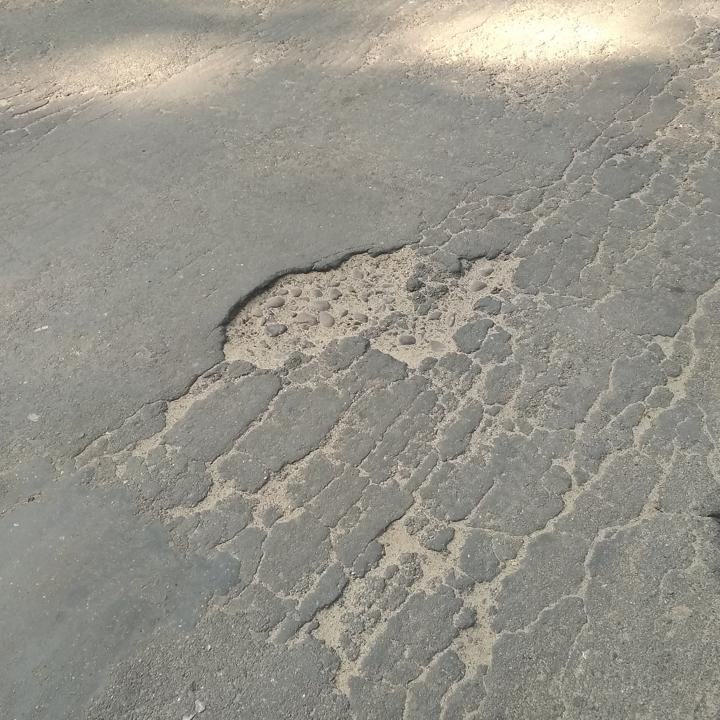
#> input picture Input Images/img-1.jpg, 720 x 720 px
$ python -i features_matching.py   (imports and definitions only)
#> lines starting #> are read from the running program, lines starting #| are printed output that depends on the picture; after the words box and inside, x2 and y2 are one past the last pixel; in counts of white or black regions, pixels touching at a corner belong together
#> further down, picture is the input picture: shape (720, 720, 3); mean B, G, R 137.8, 147.1, 149.4
"""
Module: cv_engine.features_matching
Directly builds upon reference experiments:
 - Exp 3 (2_and_3.py):
     - Harris Corner Detection (cornerness response R = det(M) - k * (trace(M))^2)
     - ORB Keypoint Detection & Compute (oFAST keypoints + rBRIEF descriptors)
 - orb.py:
     - Query vs Scene Feature Matching using BFMatcher with NORM_HAMMING
     - Distance-based match sorting and cv2.drawMatches visualization
"""

import cv2
import numpy as np

def apply_harris_corners(
    img: np.ndarray,
    block_size: int = 2,
    ksize: int = 3,
    k: float = 0.04,
    threshold_ratio: float = 0.01
) -> tuple[np.ndarray, int]:
    """
    Harris Corner Detection.
    Marks detected corner interest points with red overlays on the image.
    Returns (annotated_image, corner_count).
    """
#> called with block_size = 2, ksize = 3, k = 0.04, threshold_ratio = 0.01
    gray = cv2.cvtColor(img, cv2.COLOR_BGR2GRAY) if len(img.shape) == 3 else img
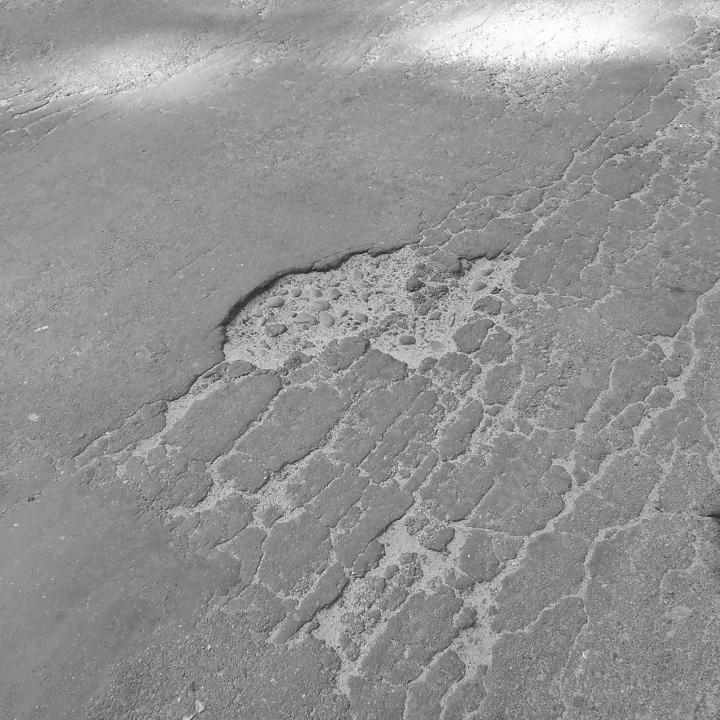
#> gray: shape (720, 720); min 24, max 254, mean 146.7
    color_output = img.copy() if len(img.shape) == 3 else cv2.cvtColor(img, cv2.COLOR_GRAY2BGR)

    ksize = ksize if ksize % 2 == 1 else ksize + 1
    harris_response = cv2.cornerHarris(
        gray,
        blockSize=int(block_size),
        ksize=int(ksize),
        k=float(k)
    )

    # Dilate response for clearer visual marks
    harris_dilated = cv2.dilate(harris_response, None)
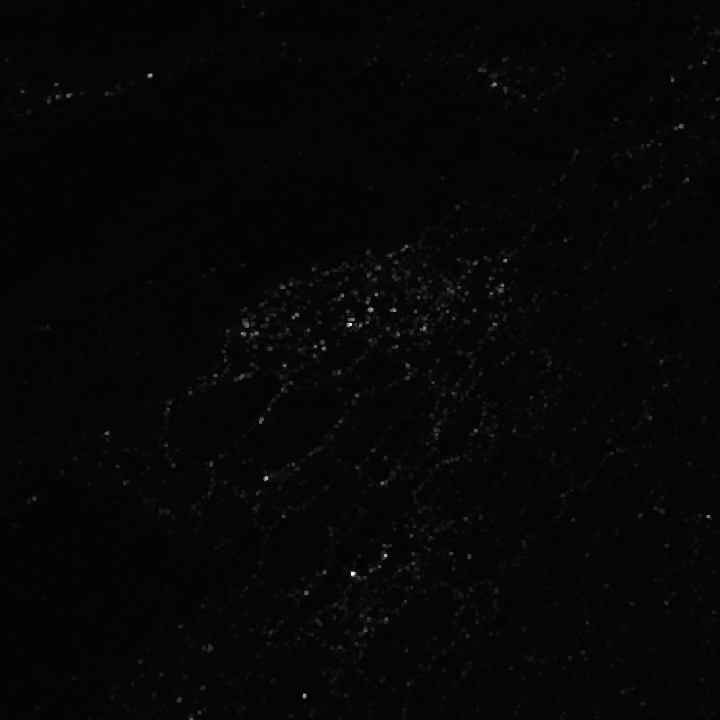
#> harris_dilated: shape (720, 720) float32; min -9.98e-05, max 0.00502, mean 2.94e-05; drawn with min black and max white

    threshold = float(threshold_ratio) * harris_dilated.max()
#> threshold = 5.02e-05
    corner_mask = harris_dilated > threshold
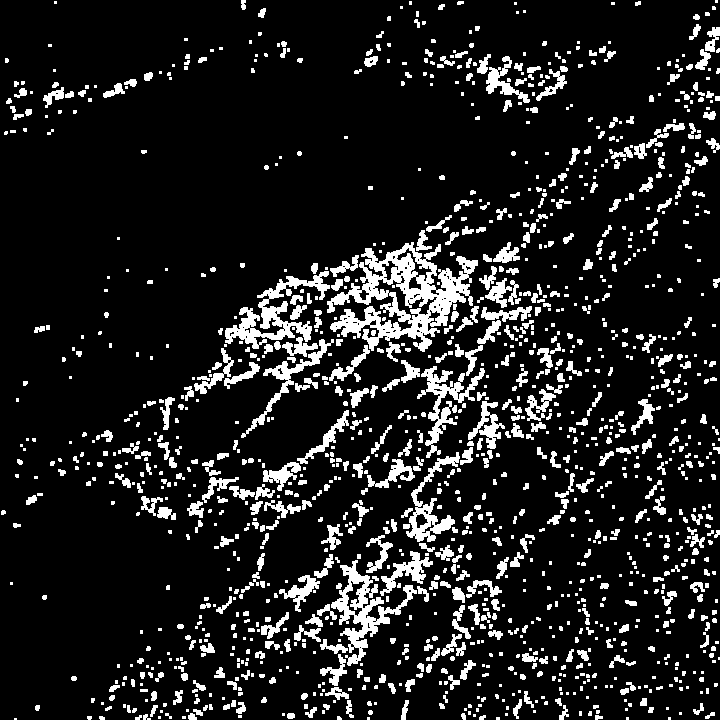
#> corner_mask: shape (720, 720) bool; 12.5% white; 1420 white regions (791 under 20 px), largest, box (x1, y1, x2, y2) and area: (327, 242, 478, 352) 6653, (331, 560, 417, 666) 2436, (225, 271, 330, 349) 2428
    corner_count = int(np.sum(corner_mask))
#> corner_count = 64659

    # Mark corners with glowing red markers
    color_output[corner_mask] = [0, 0, 255]
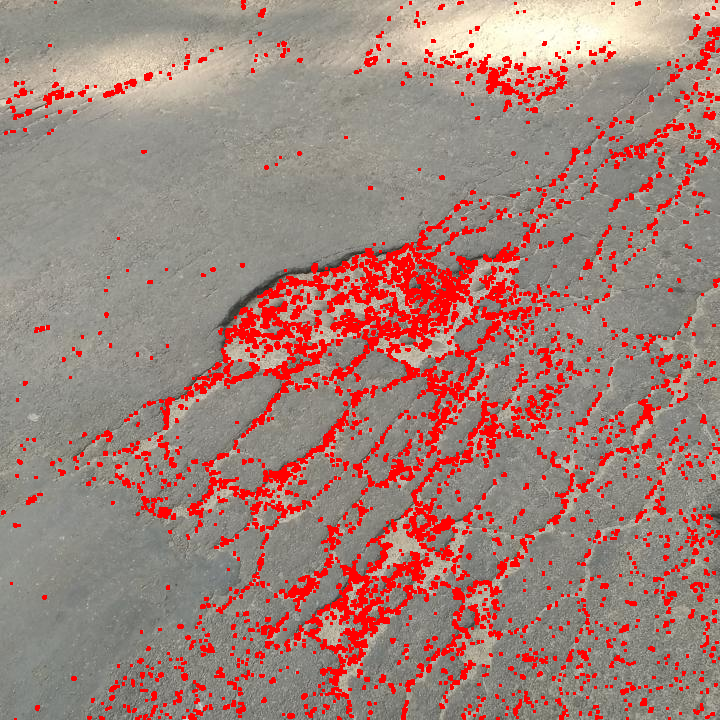
#> color_output: shape (720, 720, 3); 12.47% of pixels changed, all inside (x1, y1, x2, y2) = (1, 0, 720, 720)

    # Also draw small circles on strong corners for visibility
    y_coords, x_coords = np.where(corner_mask)
    # Subsample if too dense
    step = max(1, len(x_coords) // 200)
#> step = 323
    for x, y in zip(x_coords[::step], y_coords[::step]):
        cv2.circle(color_output, (int(x), int(y)), 3, (0, 0, 255), 1)
#> this loop made 201 passes
#> (x, y) on passes 1 to 3: (241, 0), (387, 17), (377, 37)
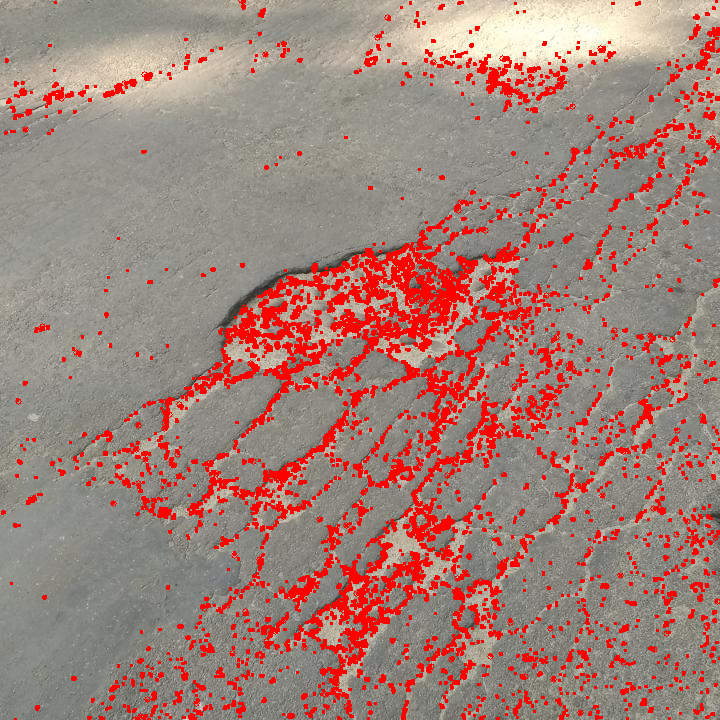
#> color_output: shape (720, 720, 3); 0.28% of pixels changed, all inside (x1, y1, x2, y2) = (15, 0, 720, 720)

    return color_output, corner_count

# [76 lines left out: functions extract_orb_keypoints, match_features_orb, not called in this run]

>>> import cv2
>>> picture = cv2.imread('../Input Images/img-1.jpg')
>>> result = apply_harris_corners(picture)

$ run again, on Input Images/img-101.jpg
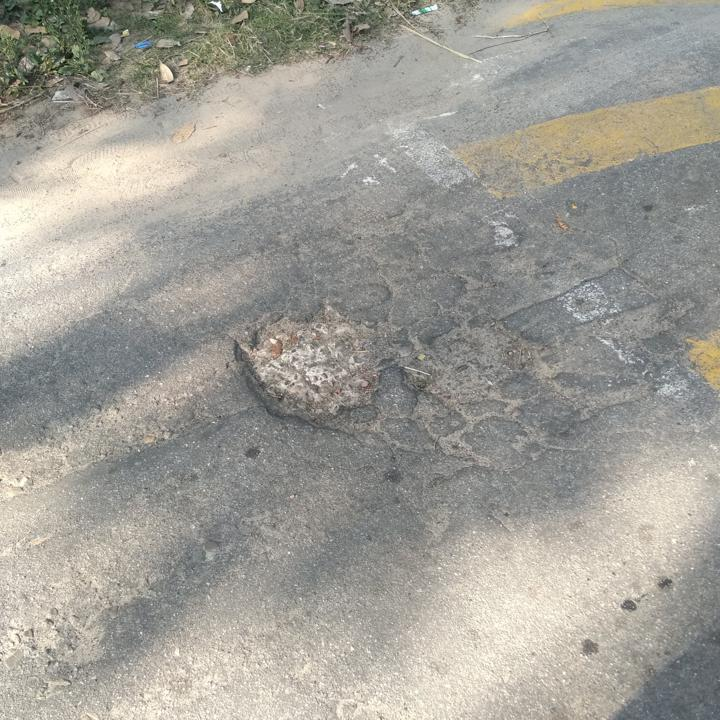
#> input picture Input Images/img-101.jpg, 720 x 720 px
#> picture is the input picture: shape (720, 720, 3); mean B, G, R 151.1, 158.7, 160.9
#> threshold = 0.000124
#> in apply_harris_corners, `corner_mask = harris_dilated > threshold`:
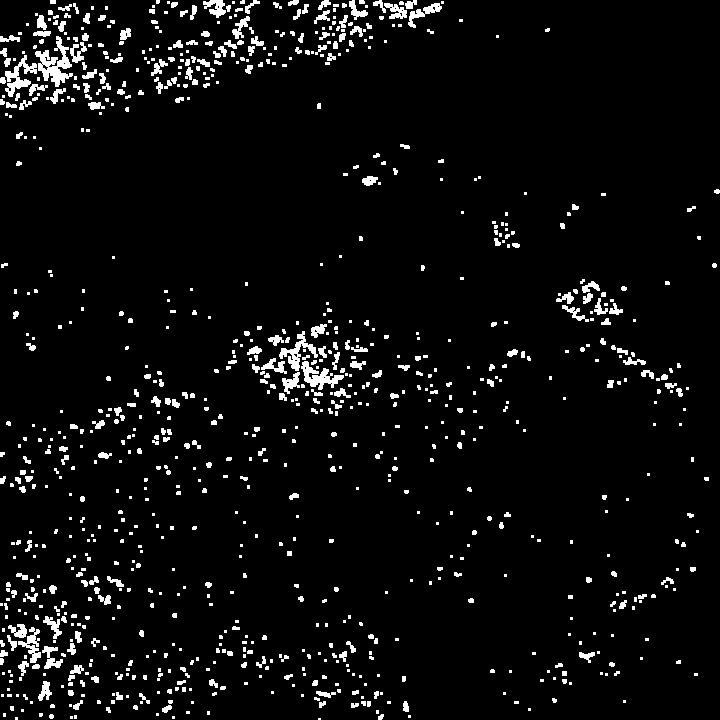
#> corner_mask: shape (720, 720) bool; 4.9% white; 961 white regions (607 under 20 px), largest, box (x1, y1, x2, y2) and area: (35, 36, 73, 87) 803, (301, 361, 344, 390) 522, (5, 55, 37, 97) 502
#> corner_count = 25379
#> step = 126
#> the loop in apply_harris_corners, `for x, y in zip(x_coords[::step], y_coords[::step]):` made 202 passes
#> (x, y) on passes 1 to 3: (50, 0), (362, 1), (401, 2)
#> after the loop in apply_harris_corners, `for x, y in zip(x_coords[::step], y_coords[::step]):`:
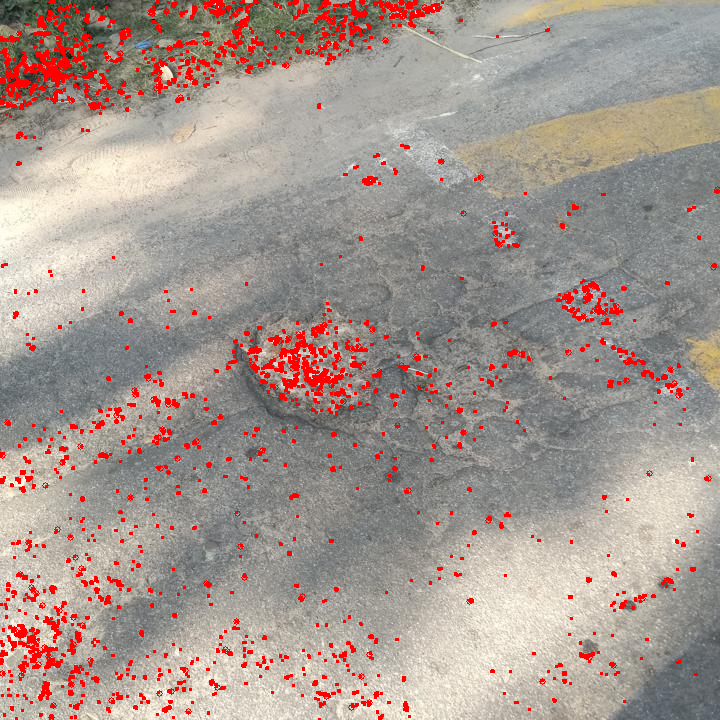
#> color_output: shape (720, 720, 3); mean B, G, R 143.7, 150.7, 166.2

$ run again, on Input Images/img-1011.jpg
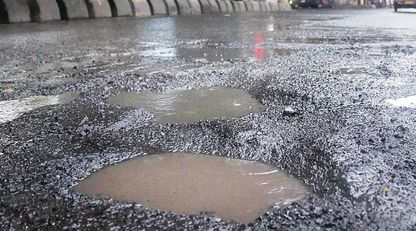
#> input picture Input Images/img-1011.jpg, 416 x 231 px
#> picture is the input picture: shape (231, 416, 3); mean B, G, R 135.3, 129.7, 130.7
#> threshold = 0.000162
#> in apply_harris_corners, `corner_mask = harris_dilated > threshold`:
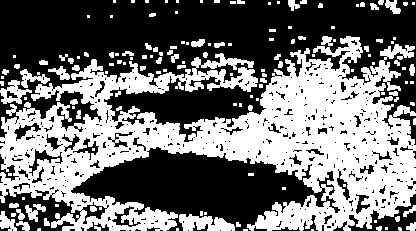
#> corner_mask: shape (231, 416) bool; 45% white; 147 white regions (81 under 20 px), largest, box (x1, y1, x2, y2) and area: (0, 36, 416, 231) 38409, (179, 214, 235, 231) 648, (0, 80, 32, 104) 358
#> corner_count = 43227
#> step = 216
#> the loop in apply_harris_corners, `for x, y in zip(x_coords[::step], y_coords[::step]):` made 201 passes
#> (x, y) on passes 1 to 3: (113, 0), (235, 3), (322, 7)
#> after the loop in apply_harris_corners, `for x, y in zip(x_coords[::step], y_coords[::step]):`:
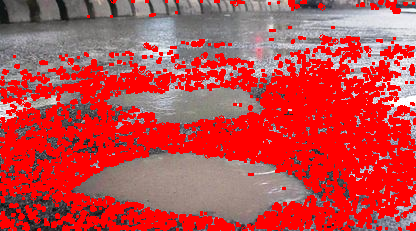
#> color_output: shape (231, 416, 3); mean B, G, R 74.5, 73.3, 191.5

$ run again, on Input Images/img-1053.jpg
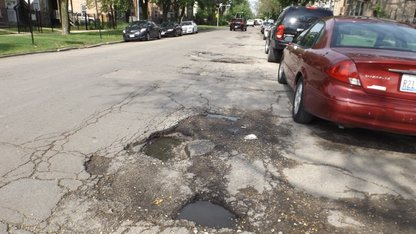
#> input picture Input Images/img-1053.jpg, 416 x 234 px
#> picture is the input picture: shape (234, 416, 3); mean B, G, R 124.6, 132.7, 142.9
#> threshold = 0.000241
#> in apply_harris_corners, `corner_mask = harris_dilated > threshold`:
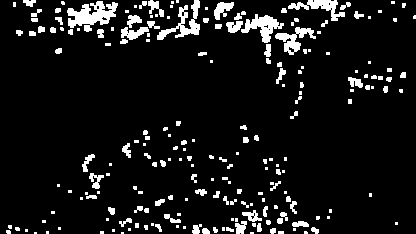
#> corner_mask: shape (234, 416) bool; 8.6% white; 210 white regions (110 under 20 px), largest, box (x1, y1, x2, y2) and area: (67, 1, 118, 32) 826, (157, 0, 200, 40) 577, (241, 14, 284, 43) 533
#> corner_count = 8353
#> y_coords = 8353 values from 0 to 233; x_coords = 8353 values, max 415 at index 1768, min 6 at index 8067, mean 205.2
#> step = 41
#> the loop in apply_harris_corners, `for x, y in zip(x_coords[::step], y_coords[::step]):` made 204 passes
#> (x, y) on passes 1 to 3: (23, 0), (328, 0), (158, 1)
#> after the loop in apply_harris_corners, `for x, y in zip(x_coords[::step], y_coords[::step]):`:
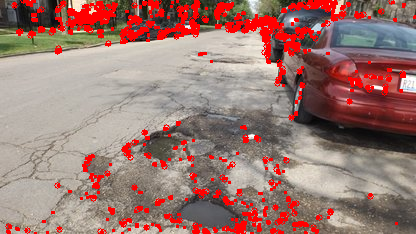
#> color_output: shape (234, 416, 3); mean B, G, R 113.5, 120.5, 155.5
